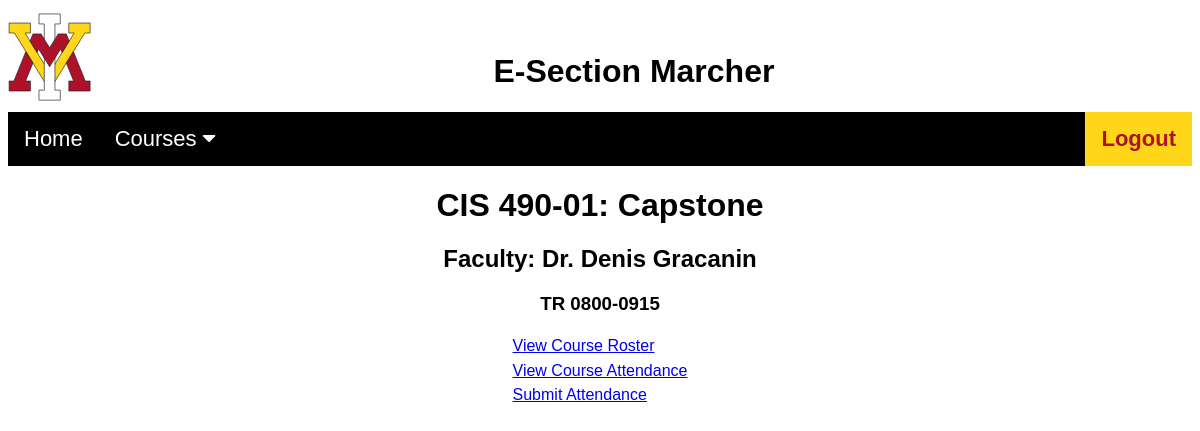
Page /professor/courseResults.php?a=2 (signed in) on the committed database.
### tables this page shows
CREATE TABLE `courses` (
  `course_id` int(11) NOT NULL,
  `course_title` varchar(255) NOT NULL,
  `course_code` varchar(255) NOT NULL,
  `section` int(11) NOT NULL,
  `section_day` varchar(255) NOT NULL,
  `section_time` time NOT NULL,
  `section_end` time NOT NULL,
  `date_start` date NOT NULL,
  `date_end` date NOT NULL,
  `professor_id` int(11) NOT NULL,
  `building` varchar(255) NOT NULL,
  `classroom` int(11) NOT NULL,
  `department` varchar(255) NOT NULL
);

CREATE TABLE `professor` (
  `professor_id` int(11) NOT NULL,
  `first_name` varchar(255) NOT NULL,
  `last_name` varchar(255) NOT NULL,
  `email` varchar(255) NOT NULL,
  `department` varchar(255) NOT NULL,
  `password` varchar(255) NOT NULL,
  `title` varchar(255) NOT NULL
);

### professor/courseResults.php (the view, shortened to what this page needs)
<?php
    include ("../config.php");
    $id = $_SESSION['id_number'];
   if(isset($_GET['a'])){
    $course_id = $_GET['a'];
    }
    $sql = "SELECT * from courses where professor_id = '$id' order by course_code asc, section asc";
    $result = $conn->query($sql);
    if($result->num_rows > 0){
        while($row = $result->fetch_assoc()) {
            $course_code = $row['course_code'];
                   }
               }
?>
<!DOCTYPE html>
<html lang = "en">
<head>
    <link rel="stylesheet" href="https://cdnjs.cloudflare.com/ajax/libs/font-awesome/4.7.0/css/font-awesome.min.css"/>
    <link href="style.css" rel="stylesheet"/>
</head>
<body>
    <div class = "header">
            <img id = "mainImg" src = "vmilogo.svg" id = "logo">
            <h1 id = "esection">E-Section Marcher</h1>
    </div>
    <div class="navbar">
        <a href="profHome.php">Home</a>
        <div class="dropdown">
            <button class="dropbtn" onclick="myFunction()">Courses
            <i class="fa fa-caret-down"></i>
            </button>
        </div>
        <a id = "logout" href="../logout.php">Logout</a>
    </div>
    <div>
        <center>
            <h1>
                <?php
                $sql = "SELECT * FROM courses join professor on courses.professor_id = professor.professor_id where course_id = '$course_id'";
    $result = $conn->query($sql);
    if ($result->num_rows > 0) {
        while($row = $result->fetch_assoc()){
            $course_code = $row['course_code'];
            $course_dept = $row['department'];
            $course_section = $row['section'];
            if($course_section < 10){
                $course_section = "0".$course_section;
            }
            $course_code = $course_dept." ".$course_code."-".$course_section;
            $prof_first = $row['first_name'];
            $prof_last = $row['last_name'];
            $prof_rank = $row['title'];
            $prof = $prof_rank. " ".$prof_first. " ".$prof_last;
            $course_title = $row['course_title'];
            $section_day = $row['section_day'];
            $section_start = $row['section_time'];
            $section_end = $row['section_end'];
            $section_start = str_replace(':', '', $section_start);
            $section_start = substr($section_start, 0,4);
            $section_end = str_replace(':', '', $section_end);
            $section_end = substr($section_end, 0,4);
            $section_time = $section_start."-".$section_end;
        }
    }
                echo $course_code.": ".$course_title;
                ?>
            </h1>
            <h2>
                Faculty: <?php echo $prof;?>
            </h2>
            <h3><?php echo $section_day." ".$section_time;?></h3>
            <table class = "profOptions">
                 <tr><td><a href = "courseRoster.php?a=<?php echo $course_id?>">View Course Roster</a></td></tr>
                <tr><td><a href = "courseAttendance.php?a=<?php echo $course_id?>">View Course Attendance</a></td></tr>
                <tr><td><a href = "newCourse.php?a=<?php echo $course_id?>">Submit Attendance</a></td></tr>
            </table>
        </center>
    </div>
</body>
</html>

### professor/style.css (style rules this page uses)
body { font-family:sans-serif; -webkit-text-size-adjust:100%; ms-text-size-adjust:100% font-family: sans-serif; }
#mainImg { width: 7%; padding-bottom: .5%; }
.header { display: flex; border-width: 8px; }
#esection { padding-top: 2%; margin-left: 34%; }
.navbar { overflow: hidden; background-color: black; font-family: sans-serif; }
.navbar a { float: left; font-size: 22px; color: white; text-align: center; padding: 14px 16px; text-decoration: none; }
.dropdown { float: left; overflow: hidden; }
.dropdown .dropbtn { cursor: pointer; font-size: 22px; border: none; outline: none; color: white; padding: 14px 16px; background-color: inherit; font-family: inherit; margin: 0; }
#logout { float: right; background-color: #ffd619; color: #ae122a; font-weight: bold; }
.profOptions tr, td { padding-bottom: 2%; }

### rows in the picture
courses: course_code "CIS 490-01", course_title "Capstone", professor.last_name "Dr. Denis Gracanin", section_day "TR", section_time "0800-0915"
